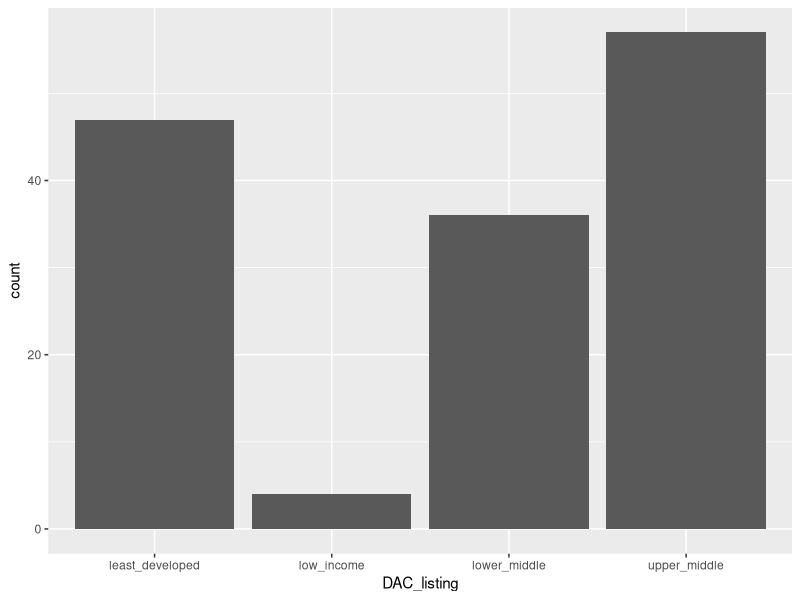

The R script that drew this image:
library(tidyr)
library(readxl)
library(magrittr)
library(ggplot2)

# this Excel is a copy paste + hand edits from the PDF (also in the repo)
wide_data = read_excel("DAC_listed_countries.xlsx")

long_data = wide_data %>% 
  gather("DAC_listing", "country") %>% 
  na.omit()

#alphabetical order happens to be the correct order
long_data$DAC_listing %<>% factor()

long_data %>% 
  ggplot(aes(DAC_listing)) + 
    geom_bar()

DAC_listed = long_data
save(DAC_listed, file = "DAC_listed_countries.rda")
write.csv(DAC_listed, file = "DAC_listed_countries_tidy.csv", row.names = FALSE)